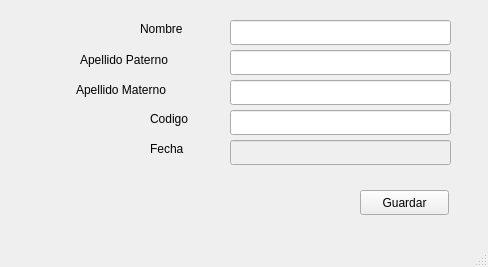
<?xml version="1.0" encoding="UTF-8"?>
<ui version="4.0">
 <class>MainWindow</class>
 <widget class="QMainWindow" name="MainWindow">
  <property name="enabled">
   <bool>true</bool>
  </property>
  <property name="geometry">
   <rect>
    <x>0</x>
    <y>0</y>
    <width>488</width>
    <height>267</height>
   </rect>
  </property>
  <property name="windowTitle">
   <string>MainWindow</string>
  </property>
  <widget class="QWidget" name="centralwidget">
   <widget class="QLineEdit" name="lineEdit_2">
    <property name="geometry">
     <rect>
      <x>230</x>
      <y>50</y>
      <width>221</width>
      <height>25</height>
     </rect>
    </property>
   </widget>
   <widget class="QLineEdit" name="lineEdit_3">
    <property name="geometry">
     <rect>
      <x>230</x>
      <y>80</y>
      <width>221</width>
      <height>25</height>
     </rect>
    </property>
   </widget>
   <widget class="QLineEdit" name="lineEdit_4">
    <property name="geometry">
     <rect>
      <x>230</x>
      <y>110</y>
      <width>221</width>
      <height>25</height>
     </rect>
    </property>
   </widget>
   <widget class="QLineEdit" name="lineEdit_5">
    <property name="enabled">
     <bool>false</bool>
    </property>
    <property name="geometry">
     <rect>
      <x>230</x>
      <y>140</y>
      <width>221</width>
      <height>25</height>
     </rect>
    </property>
   </widget>
   <widget class="QLabel" name="label_3">
    <property name="geometry">
     <rect>
      <x>76</x>
      <y>80</y>
      <width>141</width>
      <height>20</height>
     </rect>
    </property>
    <property name="text">
     <string>Apellido Materno</string>
    </property>
   </widget>
   <widget class="QLabel" name="label_4">
    <property name="geometry">
     <rect>
      <x>150</x>
      <y>110</y>
      <width>67</width>
      <height>17</height>
     </rect>
    </property>
    <property name="text">
     <string>Codigo</string>
    </property>
   </widget>
   <widget class="QLabel" name="label_5">
    <property name="geometry">
     <rect>
      <x>150</x>
      <y>140</y>
      <width>67</width>
      <height>17</height>
     </rect>
    </property>
    <property name="text">
     <string>Fecha</string>
    </property>
   </widget>
   <widget class="QPushButton" name="pushButton">
    <property name="geometry">
     <rect>
      <x>360</x>
      <y>190</y>
      <width>89</width>
      <height>25</height>
     </rect>
    </property>
    <property name="text">
     <string>Guardar</string>
    </property>
   </widget>
   <widget class="QLabel" name="label">
    <property name="geometry">
     <rect>
      <x>140</x>
      <y>20</y>
      <width>67</width>
      <height>17</height>
     </rect>
    </property>
    <property name="text">
     <string>Nombre</string>
    </property>
   </widget>
   <widget class="QLineEdit" name="lineEdit">
    <property name="geometry">
     <rect>
      <x>230</x>
      <y>20</y>
      <width>221</width>
      <height>25</height>
     </rect>
    </property>
   </widget>
   <widget class="QLabel" name="label_2">
    <property name="geometry">
     <rect>
      <x>80</x>
      <y>50</y>
      <width>121</width>
      <height>20</height>
     </rect>
    </property>
    <property name="text">
     <string>Apellido Paterno</string>
    </property>
   </widget>
  </widget>
  <widget class="QMenuBar" name="menubar">
   <property name="geometry">
    <rect>
     <x>0</x>
     <y>0</y>
     <width>488</width>
     <height>22</height>
    </rect>
   </property>
  </widget>
  <widget class="QStatusBar" name="statusbar"/>
 </widget>
 <resources/>
 <connections/>
</ui>
